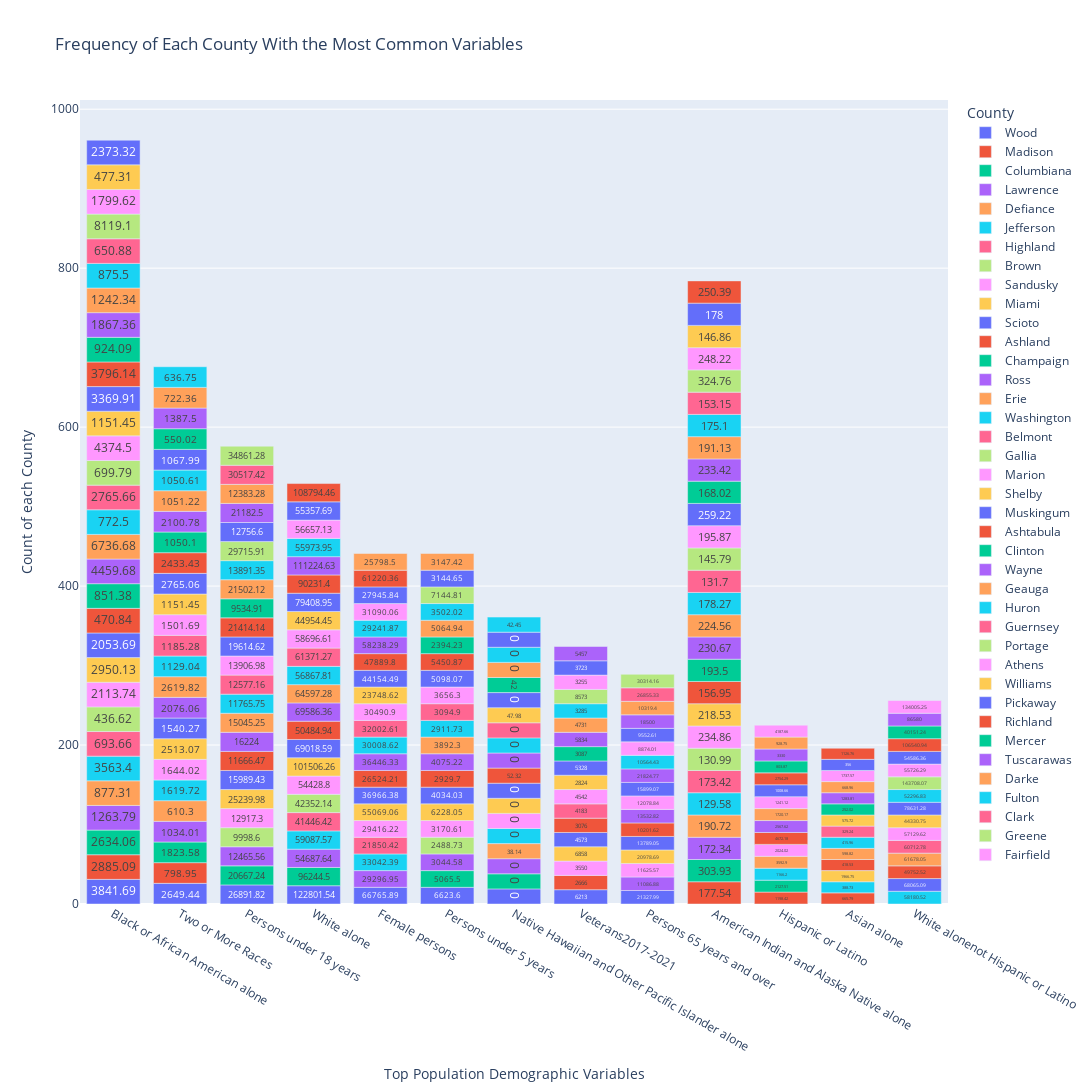

The notebook cell saved with this chart:
### Code cell
# create bar chart trace
fig = px.bar(tidy_df, x=tidy_df.Demographic_Variable, y=tidy_df.Number_of_Counties, text='Value', color='County',
             labels={"Attribute": "Attribute",
                     "Value": "Attribute Value",
                     "Number_of_Counties":'Count of each County',
                     'Demographic_Variable': 'Top Population Demographic Variables'
                 },
             title="Frequency of Each County With the Most Common Variables",)

fig.update_traces(textposition='inside')
#  update the layout to adjust the size of the plot
fig.update_layout(
    width=1200,  # set the width of the plot to 800 pixels
    height=1400,  # set the height of the plot to 600 pixels
)

# display the plot
fig.show()

### Figure 1 — Plotly figure (JSON) as saved in the notebook; plotly's stock layout.template omitted (floating-point values rounded to 4 significant figures)
{"data": [{"alignmentgroup": "True", "hovertemplate": "County=Wood<br>Top Population Demographic Variables=%{x}<br>Count of each County=%{y}<br>Attribute Value=%{text}<extra></extra>", "legendgroup": "Wood", "marker": {"color": "#636efa", "pattern": {"shape": ""}}, "name": "Wood", "offsetgroup": "Wood", "orientation": "v", "showlegend": true, "text": [3842.0, 2649.0, 26890.0, 122800.0, 66770.0, 6624.0, 0, 6213, 21330.0], "textposition": "inside", "type": "bar", "x": ["Black or African American alone", "Two or More Races", "Persons under 18 years", "White alone", "Female persons", "Persons under 5 years", "Native Hawaiian and Other Pacific Islander alone", "Veterans2017-2021", "Persons 65 years and over"], "xaxis": "x", "y": [31, 26, 24, 23, 21, 21, 19, 18, 17], "yaxis": "y"}, {"alignmentgroup": "True", "hovertemplate": "County=Madison<br>Top Population Demographic Variables=%{x}<br>Count of each County=%{y}<br>Attribute Value=%{text}<extra></extra>", "legendgroup": "Madison", "marker": {"color": "#EF553B", "pattern": {"shape": ""}}, "name": "Madison", "offsetgroup": "Madison", "orientation": "v", "showlegend": true, "text": [2885.0, 177.5, 799.0, 2666, 1198.0, 665.8], "textposition": "inside", "type": "bar", "x": ["Black or African American alone", "American Indian and Alaska Native alone", "Two or More Races", "Veterans2017-2021", "Hispanic or Latino", "Asian alone"], "xaxis": "x", "y": [31, 28, 26, 18, 15, 14], "yaxis": "y"}, {"alignmentgroup": "True", "hovertemplate": "County=Columbiana<br>Top Population Demographic Variables=%{x}<br>Count of each County=%{y}<br>Attribute Value=%{text}<extra></extra>", "legendgroup": "Columbiana", "marker": {"color": "#00cc96", "pattern": {"shape": ""}}, "name": "Columbiana", "offsetgroup": "Columbiana", "orientation": "v", "showlegend": true, "text": [2634.0, 303.9, 1824.0, 20670.0, 96240.0, 5066.0, 0, 2128.0], "textposition": "inside", "type": "bar", "x": ["Black or African American alone", "American Indian and Alaska Native alone", "Two or More Races", "Persons under 18 years", "White alone", "Persons under 5 years", "Native Hawaiian and Other Pacific Islander alone", "Hispanic or Latino"], "xaxis": "x", "y": [31, 28, 26, 24, 23, 21, 19, 15], "yaxis": "y"}, {"alignmentgroup": "True", "hovertemplate": "County=Lawrence<br>Top Population Demographic Variables=%{x}<br>Count of each County=%{y}<br>Attribute Value=%{text}<extra></extra>", "legendgroup": "Lawrence", "marker": {"color": "#ab63fa", "pattern": {"shape": ""}}, "name": "Lawrence", "offsetgroup": "Lawrence", "orientation": "v", "showlegend": true, "text": [1264.0, 172.3, 1034.0, 12470.0, 54690.0, 29300.0, 3045.0, 0, 11090.0], "textposition": "inside", "type": "bar", "x": ["Black or African American alone", "American Indian and Alaska Native alone", "Two or More Races", "Persons under 18 years", "White alone", "Female persons", "Persons under 5 years", "Native Hawaiian and Other Pacific Islander alone", "Persons 65 years and over"], "xaxis": "x", "y": [31, 28, 26, 24, 23, 21, 21, 19, 17], "yaxis": "y"}, {"alignmentgroup": "True", "hovertemplate": "County=Defiance<br>Top Population Demographic Variables=%{x}<br>Count of each County=%{y}<br>Attribute Value=%{text}<extra></extra>", "legendgroup": "Defiance", "marker": {"color": "#FFA15A", "pattern": {"shape": ""}}, "name": "Defiance", "offsetgroup": "Defiance", "orientation": "v", "showlegend": true, "text": [877.3, 190.7, 610.3, 38.14], "textposition": "inside", "type": "bar", "x": ["Black or African American alone", "American Indian and Alaska Native alone", "Two or More Races", "Native Hawaiian and Other Pacific Islander alone"], "xaxis": "x", "y": [31, 28, 26, 19], "yaxis": "y"}, {"alignmentgroup": "True", "hovertemplate": "County=Jefferson<br>Top Population Demographic Variables=%{x}<br>Count of each County=%{y}<br>Attribute Value=%{text}<extra></extra>", "legendgroup": "Jefferson", "marker": {"color": "#19d3f3", "pattern": {"shape": ""}}, "name": "Jefferson", "offsetgroup": "Jefferson", "orientation": "v", "showlegend": true, "text": [3563.0, 129.6, 1620.0, 59090.0, 33040.0, 0, 58180.0, 1166.0, 388.7], "textposition": "inside", "type": "bar", "x": ["Black or African American alone", "American Indian and Alaska Native alone", "Two or More Races", "White alone", "Female persons", "Native Hawaiian and Other Pacific Islander alone", "White alonenot Hispanic or Latino", "Hispanic or Latino", "Asian alone"], "xaxis": "x", "y": [31, 28, 26, 23, 21, 19, 16, 15, 14], "yaxis": "y"}, {"alignmentgroup": "True", "hovertemplate": "County=Highland<br>Top Population Demographic Variables=%{x}<br>Count of each County=%{y}<br>Attribute Value=%{text}<extra></extra>", "legendgroup": "Highland", "marker": {"color": "#FF6692", "pattern": {"shape": ""}}, "name": "Highland", "offsetgroup": "Highland", "orientation": "v", "showlegend": true, "text": [693.7, 173.4, 41450.0, 21850.0], "textposition": "inside", "type": "bar", "x": ["Black or African American alone", "American Indian and Alaska Native alone", "White alone", "Female persons"], "xaxis": "x", "y": [31, 28, 23, 21], "yaxis": "y"}, {"alignmentgroup": "True", "hovertemplate": "County=Brown<br>Top Population Demographic Variables=%{x}<br>Count of each County=%{y}<br>Attribute Value=%{text}<extra></extra>", "legendgroup": "Brown", "marker": {"color": "#B6E880", "pattern": {"shape": ""}}, "name": "Brown", "offsetgroup": "Brown", "orientation": "v", "showlegend": true, "text": [436.6, 131.0, 9999.0, 42350.0, 2489.0], "textposition": "inside", "type": "bar", "x": ["Black or African American alone", "American Indian and Alaska Native alone", "Persons under 18 years", "White alone", "Persons under 5 years"], "xaxis": "x", "y": [31, 28, 24, 23, 21], "yaxis": "y"}, {"alignmentgroup": "True", "hovertemplate": "County=Sandusky<br>Top Population Demographic Variables=%{x}<br>Count of each County=%{y}<br>Attribute Value=%{text}<extra></extra>", "legendgroup": "Sandusky", "marker": {"color": "#FF97FF", "pattern": {"shape": ""}}, "name": "Sandusky", "offsetgroup": "Sandusky", "orientation": "v", "showlegend": true, "text": [2114.0, 234.9, 1644.0, 12920.0, 54430.0, 29420.0, 3171.0, 0, 3550, 11630.0], "textposition": "inside", "type": "bar", "x": ["Black or African American alone", "American Indian and Alaska Native alone", "Two or More Races", "Persons under 18 years", "White alone", "Female persons", "Persons under 5 years", "Native Hawaiian and Other Pacific Islander alone", "Veterans2017-2021", "Persons 65 years and over"], "xaxis": "x", "y": [31, 28, 26, 24, 23, 21, 21, 19, 18, 17], "yaxis": "y"}, {"alignmentgroup": "True", "hovertemplate": "County=Miami<br>Top Population Demographic Variables=%{x}<br>Count of each County=%{y}<br>Attribute Value=%{text}<extra></extra>", "legendgroup": "Miami", "marker": {"color": "#FECB52", "pattern": {"shape": ""}}, "name": "Miami", "offsetgroup": "Miami", "orientation": "v", "showlegend": true, "text": [2950.0, 218.5, 2513.0, 25240.0, 101500.0, 55070.0, 6228.0, 0, 6858, 20980.0, 1967.0], "textposition": "inside", "type": "bar", "x": ["Black or African American alone", "American Indian and Alaska Native alone", "Two or More Races", "Persons under 18 years", "White alone", "Female persons", "Persons under 5 years", "Native Hawaiian and Other Pacific Islander alone", "Veterans2017-2021", "Persons 65 years and over", "Asian alone"], "xaxis": "x", "y": [31, 28, 26, 24, 23, 21, 21, 19, 18, 17, 14], "yaxis": "y"}, {"alignmentgroup": "True", "hovertemplate": "County=Scioto<br>Top Population Demographic Variables=%{x}<br>Count of each County=%{y}<br>Attribute Value=%{text}<extra></extra>", "legendgroup": "Scioto", "marker": {"color": "#636efa", "pattern": {"shape": ""}}, "name": "Scioto", "offsetgroup": "Scioto", "orientation": "v", "showlegend": true, "text": [2054.0, 1540.0, 15990.0, 69020.0, 36970.0, 4034.0, 0, 4573, 13790.0, 68070.0], "textposition": "inside", "type": "bar", "x": ["Black or African American alone", "Two or More Races", "Persons under 18 years", "White alone", "Female persons", "Persons under 5 years", "Native Hawaiian and Other Pacific Islander alone", "Veterans2017-2021", "Persons 65 years and over", "White alonenot Hispanic or Latino"], "xaxis": "x", "y": [31, 26, 24, 23, 21, 21, 19, 18, 17, 16], "yaxis": "y"}, {"alignmentgroup": "True", "hovertemplate": "County=Ashland<br>Top Population Demographic Variables=%{x}<br>Count of each County=%{y}<br>Attribute Value=%{text}<extra></extra>", "legendgroup": "Ashland", "marker": {"color": "#EF553B", "pattern": {"shape": ""}}, "name": "Ashland", "offsetgroup": "Ashland", "orientation": "v", "showlegend": true, "text": [470.8, 156.9, 11670.0, 50480.0, 26520.0, 2930.0, 52.32, 3076, 10200.0, 49750.0, 418.5], "textposition": "inside", "type": "bar", "x": ["Black or African American alone", "American Indian and Alaska Native alone", "Persons under 18 years", "White alone", "Female persons", "Persons under 5 years", "Native Hawaiian and Other Pacific Islander alone", "Veterans2017-2021", "Persons 65 years and over", "White alonenot Hispanic or Latino", "Asian alone"], "xaxis": "x", "y": [31, 28, 24, 23, 21, 21, 19, 18, 17, 16, 14], "yaxis": "y"}, {"alignmentgroup": "True", "hovertemplate": "County=Champaign<br>Top Population Demographic Variables=%{x}<br>Count of each County=%{y}<br>Attribute Value=%{text}<extra></extra>", "legendgroup": "Champaign", "marker": {"color": "#00cc96", "pattern": {"shape": ""}}, "name": "Champaign", "offsetgroup": "Champaign", "orientation": "v", "showlegend": true, "text": [851.4, 193.5], "textposition": "inside", "type": "bar", "x": ["Black or African American alone", "American Indian and Alaska Native alone"], "xaxis": "x", "y": [31, 28], "yaxis": "y"}, {"alignmentgroup": "True", "hovertemplate": "County=Ross<br>Top Population Demographic Variables=%{x}<br>Count of each County=%{y}<br>Attribute Value=%{text}<extra></extra>", "legendgroup": "Ross", "marker": {"color": "#ab63fa", "pattern": {"shape": ""}}, "name": "Ross", "offsetgroup": "Ross", "orientation": "v", "showlegend": true, "text": [4460.0, 230.7, 2076.0, 16224, 69590.0, 36450.0, 4075.0, 0, 13530.0], "textposition": "inside", "type": "bar", "x": ["Black or African American alone", "American Indian and Alaska Native alone", "Two or More Races", "Persons under 18 years", "White alone", "Female persons", "Persons under 5 years", "Native Hawaiian and Other Pacific Islander alone", "Persons 65 years and over"], "xaxis": "x", "y": [31, 28, 26, 24, 23, 21, 21, 19, 17], "yaxis": "y"}, {"alignmentgroup": "True", "hovertemplate": "County=Erie<br>Top Population Demographic Variables=%{x}<br>Count of each County=%{y}<br>Attribute Value=%{text}<extra></extra>", "legendgroup": "Erie", "marker": {"color": "#FFA15A", "pattern": {"shape": ""}}, "name": "Erie", "offsetgroup": "Erie", "orientation": "v", "showlegend": true, "text": [6737.0, 224.6, 2620.0, 15050.0, 64600.0, 3892.0, 61680.0, 3593.0, 598.8], "textposition": "inside", "type": "bar", "x": ["Black or African American alone", "American Indian and Alaska Native alone", "Two or More Races", "Persons under 18 years", "White alone", "Persons under 5 years", "White alonenot Hispanic or Latino", "Hispanic or Latino", "Asian alone"], "xaxis": "x", "y": [31, 28, 26, 24, 23, 21, 16, 15, 14], "yaxis": "y"}, {"alignmentgroup": "True", "hovertemplate": "County=Washington<br>Top Population Demographic Variables=%{x}<br>Count of each County=%{y}<br>Attribute Value=%{text}<extra></extra>", "legendgroup": "Washington", "marker": {"color": "#19d3f3", "pattern": {"shape": ""}}, "name": "Washington", "offsetgroup": "Washington", "orientation": "v", "showlegend": true, "text": [772.5, 178.3, 1129.0, 11770.0, 56870.0, 30010.0, 2912.0, 0, 416.0], "textposition": "inside", "type": "bar", "x": ["Black or African American alone", "American Indian and Alaska Native alone", "Two or More Races", "Persons under 18 years", "White alone", "Female persons", "Persons under 5 years", "Native Hawaiian and Other Pacific Islander alone", "Asian alone"], "xaxis": "x", "y": [31, 28, 26, 24, 23, 21, 21, 19, 14], "yaxis": "y"}, {"alignmentgroup": "True", "hovertemplate": "County=Belmont<br>Top Population Demographic Variables=%{x}<br>Count of each County=%{y}<br>Attribute Value=%{text}<extra></extra>", "legendgroup": "Belmont", "marker": {"color": "#FF6692", "pattern": {"shape": ""}}, "name": "Belmont", "offsetgroup": "Belmont", "orientation": "v", "showlegend": true, "text": [2766.0, 131.7, 1185.0, 12580.0, 61370.0, 32000.0, 3095.0, 0, 4183, 60710.0, 329.2], "textposition": "inside", "type": "bar", "x": ["Black or African American alone", "American Indian and Alaska Native alone", "Two or More Races", "Persons under 18 years", "White alone", "Female persons", "Persons under 5 years", "Native Hawaiian and Other Pacific Islander alone", "Veterans2017-2021", "White alonenot Hispanic or Latino", "Asian alone"], "xaxis": "x", "y": [31, 28, 26, 24, 23, 21, 21, 19, 18, 16, 14], "yaxis": "y"}, {"alignmentgroup": "True", "hovertemplate": "County=Gallia<br>Top Population Demographic Variables=%{x}<br>Count of each County=%{y}<br>Attribute Value=%{text}<extra></extra>", "legendgroup": "Gallia", "marker": {"color": "#B6E880", "pattern": {"shape": ""}}, "name": "Gallia", "offsetgroup": "Gallia", "orientation": "v", "showlegend": true, "text": [699.8, 145.8], "textposition": "inside", "type": "bar", "x": ["Black or African American alone", "American Indian and Alaska Native alone"], "xaxis": "x", "y": [31, 28], "yaxis": "y"}, {"alignmentgroup": "True", "hovertemplate": "County=Marion<br>Top Population Demographic Variables=%{x}<br>Count of each County=%{y}<br>Attribute Value=%{text}<extra></extra>", "legendgroup": "Marion", "marker": {"color": "#FF97FF", "pattern": {"shape": ""}}, "name": "Marion", "offsetgroup": "Marion", "orientation": "v", "showlegend": true, "text": [4374.0, 195.9, 1502.0, 13910.0, 58700.0, 30490.0, 3656.0, 4542, 12080.0, 57130.0, 2024.0], "textposition": "inside", "type": "bar", "x": ["Black or African American alone", "American Indian and Alaska Native alone", "Two or More Races", "Persons under 18 years", "White alone", "Female persons", "Persons under 5 years", "Veterans2017-2021", "Persons 65 years and over", "White alonenot Hispanic or Latino", "Hispanic or Latino"], "xaxis": "x", "y": [31, 28, 26, 24, 23, 21, 21, 18, 17, 16, 15], "yaxis": "y"}, {"alignmentgroup": "True", "hovertemplate": "County=Shelby<br>Top Population Demographic Variables=%{x}<br>Count of each County=%{y}<br>Attribute Value=%{text}<extra></extra>", "legendgroup": "Shelby", "marker": {"color": "#FECB52", "pattern": {"shape": ""}}, "name": "Shelby", "offsetgroup": "Shelby", "orientation": "v", "showlegend": true, "text": [1151.0, 1151.0, 44950.0, 23750.0, 47.98, 2824, 44330.0, 575.7], "textposition": "inside", "type": "bar", "x": ["Black or African American alone", "Two or More Races", "White alone", "Female persons", "Native Hawaiian and Other Pacific Islander alone", "Veterans2017-2021", "White alonenot Hispanic or Latino", "Asian alone"], "xaxis": "x", "y": [31, 26, 23, 21, 19, 18, 16, 14], "yaxis": "y"}, {"alignmentgroup": "True", "hovertemplate": "County=Muskingum<br>Top Population Demographic Variables=%{x}<br>Count of each County=%{y}<br>Attribute Value=%{text}<extra></extra>", "legendgroup": "Muskingum", "marker": {"color": "#636efa", "pattern": {"shape": ""}}, "name": "Muskingum", "offsetgroup": "Muskingum", "orientation": "v", "showlegend": true, "text": [3370.0, 259.2, 2765.0, 19610.0, 79410.0, 44150.0, 5098.0, 0, 5328, 15900.0, 78630.0], "textposition": "inside", "type": "bar", "x": ["Black or African American alone", "American Indian and Alaska Native alone", "Two or More Races", "Persons under 18 years", "White alone", "Female persons", "Persons under 5 years", "Native Hawaiian and Other Pacific Islander alone", "Veterans2017-2021", "Persons 65 years and over", "White alonenot Hispanic or Latino"], "xaxis": "x", "y": [31, 28, 26, 24, 23, 21, 21, 19, 18, 17, 16], "yaxis": "y"}, {"alignmentgroup": "True", "hovertemplate": "County=Ashtabula<br>Top Population Demographic Variables=%{x}<br>Count of each County=%{y}<br>Attribute Value=%{text}<extra></extra>", "legendgroup": "Ashtabula", "marker": {"color": "#EF553B", "pattern": {"shape": ""}}, "name": "Ashtabula", "offsetgroup": "Ashtabula", "orientation": "v", "showlegend": true, "text": [3796.0, 2433.0, 21410.0, 90230.0, 47890.0, 5451.0, 4672.0], "textposition": "inside", "type": "bar", "x": ["Black or African American alone", "Two or More Races", "Persons under 18 years", "White alone", "Female persons", "Persons under 5 years", "Hispanic or Latino"], "xaxis": "x", "y": [31, 26, 24, 23, 21, 21, 15], "yaxis": "y"}, {"alignmentgroup": "True", "hovertemplate": "County=Clinton<br>Top Population Demographic Variables=%{x}<br>Count of each County=%{y}<br>Attribute Value=%{text}<extra></extra>", "legendgroup": "Clinton", "marker": {"color": "#00cc96", "pattern": {"shape": ""}}, "name": "Clinton", "offsetgroup": "Clinton", "orientation": "v", "showlegend": true, "text": [924.1, 168.0, 1050.0, 9535.0, 2394.0, 42, 3087, 252.0], "textposition": "inside", "type": "bar", "x": ["Black or African American alone", "American Indian and Alaska Native alone", "Two or More Races", "Persons under 18 years", "Persons under 5 years", "Native Hawaiian and Other Pacific Islander alone", "Veterans2017-2021", "Asian alone"], "xaxis": "x", "y": [31, 28, 26, 24, 21, 19, 18, 14], "yaxis": "y"}, {"alignmentgroup": "True", "hovertemplate": "County=Wayne<br>Top Population Demographic Variables=%{x}<br>Count of each County=%{y}<br>Attribute Value=%{text}<extra></extra>", "legendgroup": "Wayne", "marker": {"color": "#ab63fa", "pattern": {"shape": ""}}, "name": "Wayne", "offsetgroup": "Wayne", "orientation": "v", "showlegend": true, "text": [1867.0, 233.4, 2101.0, 111200.0, 58240.0, 5834, 21820.0, 2568.0, 1284.0], "textposition": "inside", "type": "bar", "x": ["Black or African American alone", "American Indian and Alaska Native alone", "Two or More Races", "White alone", "Female persons", "Veterans2017-2021", "Persons 65 years and over", "Hispanic or Latino", "Asian alone"], "xaxis": "x", "y": [31, 28, 26, 23, 21, 18, 17, 15, 14], "yaxis": "y"}, {"alignmentgroup": "True", "hovertemplate": "County=Geauga<br>Top Population Demographic Variables=%{x}<br>Count of each County=%{y}<br>Attribute Value=%{text}<extra></extra>", "legendgroup": "Geauga", "marker": {"color": "#FFA15A", "pattern": {"shape": ""}}, "name": "Geauga", "offsetgroup": "Geauga", "orientation": "v", "showlegend": true, "text": [1242.0, 191.1, 1051.0, 21500.0, 5065.0, 0, 4731, 1720.0, 669.0], "textposition": "inside", "type": "bar", "x": ["Black or African American alone", "American Indian and Alaska Native alone", "Two or More Races", "Persons under 18 years", "Persons under 5 years", "Native Hawaiian and Other Pacific Islander alone", "Veterans2017-2021", "Hispanic or Latino", "Asian alone"], "xaxis": "x", "y": [31, 28, 26, 24, 21, 19, 18, 15, 14], "yaxis": "y"}, {"alignmentgroup": "True", "hovertemplate": "County=Huron<br>Top Population Demographic Variables=%{x}<br>Count of each County=%{y}<br>Attribute Value=%{text}<extra></extra>", "legendgroup": "Huron", "marker": {"color": "#19d3f3", "pattern": {"shape": ""}}, "name": "Huron", "offsetgroup": "Huron", "orientation": "v", "showlegend": true, "text": [875.5, 175.1, 1051.0, 13890.0, 55970.0, 29240.0, 3502.0, 0, 3285, 10560.0, 52300.0], "textposition": "inside", "type": "bar", "x": ["Black or African American alone", "American Indian and Alaska Native alone", "Two or More Races", "Persons under 18 years", "White alone", "Female persons", "Persons under 5 years", "Native Hawaiian and Other Pacific Islander alone", "Veterans2017-2021", "Persons 65 years and over", "White alonenot Hispanic or Latino"], "xaxis": "x", "y": [31, 28, 26, 24, 23, 21, 21, 19, 18, 17, 16], "yaxis": "y"}, {"alignmentgroup": "True", "hovertemplate": "County=Guernsey<br>Top Population Demographic Variables=%{x}<br>Count of each County=%{y}<br>Attribute Value=%{text}<extra></extra>", "legendgroup": "Guernsey", "marker": {"color": "#FF6692", "pattern": {"shape": ""}}, "name": "Guernsey", "offsetgroup": "Guernsey", "orientation": "v", "showlegend": true, "text": [650.9, 153.2], "textposition": "inside", "type": "bar", "x": ["Black or African American alone", "American Indian and Alaska Native alone"], "xaxis": "x", "y": [31, 28], "yaxis": "y"}, {"alignmentgroup": "True", "hovertemplate": "County=Portage<br>Top Population Demographic Variables=%{x}<br>Count of each County=%{y}<br>Attribute Value=%{text}<extra></extra>", "legendgroup": "Portage", "marker": {"color": "#B6E880", "pattern": {"shape": ""}}, "name": "Portage", "offsetgroup": "Portage", "orientation": "v", "showlegend": true, "text": [8119.0, 324.8, 29720.0, 7145.0, 8573, 143700.0], "textposition": "inside", "type": "bar", "x": ["Black or African American alone", "American Indian and Alaska Native alone", "Persons under 18 years", "Persons under 5 years", "Veterans2017-2021", "White alonenot Hispanic or Latino"], "xaxis": "x", "y": [31, 28, 24, 21, 18, 16], "yaxis": "y"}, {"alignmentgroup": "True", "hovertemplate": "County=Athens<br>Top Population Demographic Variables=%{x}<br>Count of each County=%{y}<br>Attribute Value=%{text}<extra></extra>", "legendgroup": "Athens", "marker": {"color": "#FF97FF", "pattern": {"shape": ""}}, "name": "Athens", "offsetgroup": "Athens", "orientation": "v", "showlegend": true, "text": [1800.0, 248.2, 56660.0, 31090.0, 3255, 8874.0, 55730.0, 1241.0, 1738.0], "textposition": "inside", "type": "bar", "x": ["Black or African American alone", "American Indian and Alaska Native alone", "White alone", "Female persons", "Veterans2017-2021", "Persons 65 years and over", "White alonenot Hispanic or Latino", "Hispanic or Latino", "Asian alone"], "xaxis": "x", "y": [31, 28, 23, 21, 18, 17, 16, 15, 14], "yaxis": "y"}, {"alignmentgroup": "True", "hovertemplate": "County=Williams<br>Top Population Demographic Variables=%{x}<br>Count of each County=%{y}<br>Attribute Value=%{text}<extra></extra>", "legendgroup": "Williams", "marker": {"color": "#FECB52", "pattern": {"shape": ""}}, "name": "Williams", "offsetgroup": "Williams", "orientation": "v", "showlegend": true, "text": [477.3, 146.9], "textposition": "inside", "type": "bar", "x": ["Black or African American alone", "American Indian and Alaska Native alone"], "xaxis": "x", "y": [31, 28], "yaxis": "y"}, {"alignmentgroup": "True", "hovertemplate": "County=Pickaway<br>Top Population Demographic Variables=%{x}<br>Count of each County=%{y}<br>Attribute Value=%{text}<extra></extra>", "legendgroup": "Pickaway", "marker": {"color": "#636efa", "pattern": {"shape": ""}}, "name": "Pickaway", "offsetgroup": "Pickaway", "orientation": "v", "showlegend": true, "text": [2373.0, 178, 1068.0, 12760.0, 55360.0, 27950.0, 3145.0, 0, 3723, 9553.0, 54590.0, 1009.0, 356], "textposition": "inside", "type": "bar", "x": ["Black or African American alone", "American Indian and Alaska Native alone", "Two or More Races", "Persons under 18 years", "White alone", "Female persons", "Persons under 5 years", "Native Hawaiian and Other Pacific Islander alone", "Veterans2017-2021", "Persons 65 years and over", "White alonenot Hispanic or Latino", "Hispanic or Latino", "Asian alone"], "xaxis": "x", "y": [31, 28, 26, 24, 23, 21, 21, 19, 18, 17, 16, 15, 14], "yaxis": "y"}, {"alignmentgroup": "True", "hovertemplate": "County=Richland<br>Top Population Demographic Variables=%{x}<br>Count of each County=%{y}<br>Attribute Value=%{text}<extra></extra>", "legendgroup": "Richland", "marker": {"color": "#EF553B", "pattern": {"shape": ""}}, "name": "Richland", "offsetgroup": "Richland", "orientation": "v", "showlegend": true, "text": [250.4, 108800.0, 61220.0, 106500.0, 2754.0, 1127.0], "textposition": "inside", "type": "bar", "x": ["American Indian and Alaska Native alone", "White alone", "Female persons", "White alonenot Hispanic or Latino", "Hispanic or Latino", "Asian alone"], "xaxis": "x", "y": [28, 23, 21, 16, 15, 14], "yaxis": "y"}, {"alignmentgroup": "True", "hovertemplate": "County=Mercer<br>Top Population Demographic Variables=%{x}<br>Count of each County=%{y}<br>Attribute Value=%{text}<extra></extra>", "legendgroup": "Mercer", "marker": {"color": "#00cc96", "pattern": {"shape": ""}}, "name": "Mercer", "offsetgroup": "Mercer", "orientation": "v", "showlegend": true, "text": [550.0, 40150.0, 803.9], "textposition": "inside", "type": "bar", "x": ["Two or More Races", "White alonenot Hispanic or Latino", "Hispanic or Latino"], "xaxis": "x", "y": [26, 16, 15], "yaxis": "y"}, {"alignmentgroup": "True", "hovertemplate": "County=Tuscarawas<br>Top Population Demographic Variables=%{x}<br>Count of each County=%{y}<br>Attribute Value=%{text}<extra></extra>", "legendgroup": "Tuscarawas", "marker": {"color": "#ab63fa", "pattern": {"shape": ""}}, "name": "Tuscarawas", "offsetgroup": "Tuscarawas", "orientation": "v", "showlegend": true, "text": [1388.0, 21180.0, 5457, 18500, 86580, 3330], "textposition": "inside", "type": "bar", "x": ["Two or More Races", "Persons under 18 years", "Veterans2017-2021", "Persons 65 years and over", "White alonenot Hispanic or Latino", "Hispanic or Latino"], "xaxis": "x", "y": [26, 24, 18, 17, 16, 15], "yaxis": "y"}, {"alignmentgroup": "True", "hovertemplate": "County=Darke<br>Top Population Demographic Variables=%{x}<br>Count of each County=%{y}<br>Attribute Value=%{text}<extra></extra>", "legendgroup": "Darke", "marker": {"color": "#FFA15A", "pattern": {"shape": ""}}, "name": "Darke", "offsetgroup": "Darke", "orientation": "v", "showlegend": true, "text": [722.4, 12380.0, 25800.0, 3147.0, 10320.0, 928.8], "textposition": "inside", "type": "bar", "x": ["Two or More Races", "Persons under 18 years", "Female persons", "Persons under 5 years", "Persons 65 years and over", "Hispanic or Latino"], "xaxis": "x", "y": [26, 24, 21, 21, 17, 15], "yaxis": "y"}, {"alignmentgroup": "True", "hovertemplate": "County=Fulton<br>Top Population Demographic Variables=%{x}<br>Count of each County=%{y}<br>Attribute Value=%{text}<extra></extra>", "legendgroup": "Fulton", "marker": {"color": "#19d3f3", "pattern": {"shape": ""}}, "name": "Fulton", "offsetgroup": "Fulton", "orientation": "v", "showlegend": true, "text": [636.8, 42.45], "textposition": "inside", "type": "bar", "x": ["Two or More Races", "Native Hawaiian and Other Pacific Islander alone"], "xaxis": "x", "y": [26, 19], "yaxis": "y"}, {"alignmentgroup": "True", "hovertemplate": "County=Clark<br>Top Population Demographic Variables=%{x}<br>Count of each County=%{y}<br>Attribute Value=%{text}<extra></extra>", "legendgroup": "Clark", "marker": {"color": "#FF6692", "pattern": {"shape": ""}}, "name": "Clark", "offsetgroup": "Clark", "orientation": "v", "showlegend": true, "text": [30520.0, 26860.0], "textposition": "inside", "type": "bar", "x": ["Persons under 18 years", "Persons 65 years and over"], "xaxis": "x", "y": [24, 17], "yaxis": "y"}, {"alignmentgroup": "True", "hovertemplate": "County=Greene<br>Top Population Demographic Variables=%{x}<br>Count of each County=%{y}<br>Attribute Value=%{text}<extra></extra>", "legendgroup": "Greene", "marker": {"color": "#B6E880", "pattern": {"shape": ""}}, "name": "Greene", "offsetgroup": "Greene", "orientation": "v", "showlegend": true, "text": [34860.0, 30310.0], "textposition": "inside", "type": "bar", "x": ["Persons under 18 years", "Persons 65 years and over"], "xaxis": "x", "y": [24, 17], "yaxis": "y"}, {"alignmentgroup": "True", "hovertemplate": "County=Fairfield<br>Top Population Demographic Variables=%{x}<br>Count of each County=%{y}<br>Attribute Value=%{text}<extra></extra>", "legendgroup": "Fairfield", "marker": {"color": "#FF97FF", "pattern": {"shape": ""}}, "name": "Fairfield", "offsetgroup": "Fairfield", "orientation": "v", "showlegend": true, "text": [134000.0, 4188.0], "textposition": "inside", "type": "bar", "x": ["White alonenot Hispanic or Latino", "Hispanic or Latino"], "xaxis": "x", "y": [16, 15], "yaxis": "y"}], "layout": {"barmode": "relative", "height": 1400, "legend": {"title": {"text": "County"}, "tracegroupgap": 0}, "title": {"text": "Frequency of Each County With the Most Common Variables"}, "width": 1200, "xaxis": {"anchor": "y", "autorange": true, "domain": [0, 1], "range": [-0.5, 12.5], "title": {"text": "Top Population Demographic Variables"}, "type": "category"}, "yaxis": {"anchor": "x", "autorange": true, "domain": [0, 1], "range": [0, 1012.0], "title": {"text": "Count of each County"}, "type": "linear"}}}
